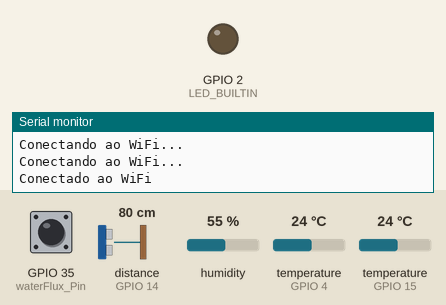
Simulated run of this sketch. Board: ESP32. Parts: output pins drawn as LEDs (lit = HIGH), the last lines printed to the serial monitor. Wiring (inferred from the names in the program): ultrasonic range finder: trigger GPIO 13; echo GPIO 14. The inputs (shaded band) are chosen by the test bench; at power-on: GPIO 35 (waterFlux_Pin) HIGH, distance to the obstacle (sensor on GPIO 14) 80 cm, humidity 55 %, temperature (sensors on GPIO 4, GPIO 15) 24 °C. The echo pulse lasts 58.3 µs per cm; WiFi joins after 1.5 s; servers stay silent unless stated; network time is answered at once with the bench clock; uploads are accepted with an empty reply; the local clock reads 2024-03-15 10:24:30 at power-on unless the sketch sets it; pins used as bus, display or sensor lines are not drawn.

Above: at 2.1 s.
At 62.1 s:
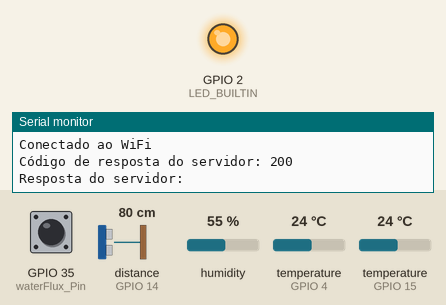
Timing chart, 0 to 123.5 s (numbered marks = the images above):
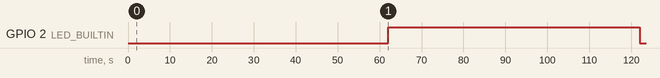

The sketch:

hidrocode-envioapi.ino
```cpp
//Codigo feito por Lucas Galindo

//Estudos dos sensores:

/*conversão de valores UV: https://www.usinainfo.com.br/blog/projeto-sensor-uv-guva-s12sd-com-arduino/
Sensor TDS: https://www.usinainfo.com.br/blog/projeto-medidor-de-tds-arduino-para-condutividade-da-agua/
Sensor LDR: https://www.usinainfo.com.br/ldr/ldr-sensor-de-luminosidade-5mm-2982.html?search_query=LDR&results=24
Sensor Temp_Agua: https://www.usinainfo.com.br/blog/sensor-de-temperatura-arduino-ds18b20-comunicacao-onewire/
Sensor DHT22: https://www.usinainfo.com.br/sensor-de-umidade-arduino/sensor-de-umidade-e-temperatura-dht22-am2302-original-40-a-80c-2813.html?search_query=dht&results=20
Sensor Ultra_Sonico: https://www.usinainfo.com.br/blog/projeto-sensor-ultrassonico-hc-sr04-com-arduino/
Sensor Fluxo: https://www.usinainfo.com.br/blog/sensor-de-fluxo-de-agua-para-arduino-1-30-lmin/
*/

//NTP Cliente (Estudos):
// https://curtocircuito.com.br/blog/Categoria%20IoT/protocolo-ntp-para-ESP32


//Bibliotecas usadas
#include <Arduino.h>
#include <WiFi.h>
#include <HTTPClient.h>
#include <NTPClient.h>
#include <WiFiUdp.h>
#include <OneWire.h>
#include <DallasTemperature.h>
#include "DHT.h"

// Credenciais da rede Wi-Fi LISA
//const char* ssid = "WIFI LISA";
//const char* password = "34Eua7WYBn";

// conexão da rede Wi-Fi DISCENTES
 const char* ssid = "IFCE_DISCENTES";
 const char* password = "ifce@bvg";

// conexão da rede Wi-Fi TAUA
// const char* ssid = "Festival Gastronomico Privado";
// const char* password = "gastronomia10";

// teste
// Configurações para o NTP (Time)
WiFiUDP ntpUDP;
NTPClient timeClient(ntpUDP, "pool.ntp.org", -3 * 3600, 60000); // UTC-3 para o Brasil

// Defina a URL do servidor
String url = "https://hidrowebnia-api.onrender.com/api/devices/673ddc26eb9737c99228c69b"; // Substitua pelo ID da hidroponia que foi criada

// Definindo os nomes dos pinos para os sensores
#define ONE_WIRE_BUS 4
#define TRIG_PIN 13
#define ECHO_PIN 14
#define LDR_PIN 34
#define DHT_PIN 15
#define TDS_PIN 32
#define UV_PIN 33
#define waterFlux_Pin 35
#define relayPin  19
#define LED_BUILTIN 2

int waterFlux = 1;

int um_minuto = 60 * 1000;
int uma_hora = 60 * um_minuto;
int tempo = uma_hora;

// Inicializando sensores
OneWire oneWire(ONE_WIRE_BUS);
DallasTemperature sensors(&oneWire);
DHT dht(DHT_PIN, DHT22);


// Constantes para os tempos de ligar e desligar (em milissegundos)
const unsigned long intervalOn = 1000 * 60; //15 * 60 * 1000;  // 15 minutos
const unsigned long intervalOff = 1000 * 60; //15 * 60 * 1000; // 15 minutos

void setup() {
    Serial.begin(115200);

    // Conectando ao Wi-Fi
    WiFi.begin(ssid, password);
    while (WiFi.status() != WL_CONNECTED) {
        delay(1000);
        Serial.println("Conectando ao WiFi...");
    }
    Serial.println("Conectado ao WiFi");

        // Iniciar NTP Client
    timeClient.begin();

    // Inicializando sensores
    sensors.begin();
    dht.begin();

    pinMode(TRIG_PIN, OUTPUT);
    pinMode(ECHO_PIN, INPUT);
    pinMode(LDR_PIN, INPUT);
    pinMode(TDS_PIN, INPUT);
    pinMode(UV_PIN, INPUT);
    pinMode(waterFlux_Pin, INPUT_PULLUP);
    pinMode(LED_BUILTIN, OUTPUT);


    // Inicia a tarefa para o controle do relé
    xTaskCreatePinnedToCore(
        relayTask,        // Função que executa a tarefa
        "Relay Control",  // Nome da tarefa
        1000,             // Tamanho da pilha (em palavras)
        NULL,             // Parâmetro para passar à tarefa (não utilizado aqui)
        1,                // Prioridade da tarefa
        NULL,             // Handle da tarefa (não utilizado aqui)
        1                 // Executar no núcleo 1 (para separar do loop)
    );
}

// Função da tarefa para controlar o relé
void relayTask(void *parameter) {
    bool relayState = false; // Estado inicial do relé
    unsigned long previousMillis = millis();

    while (true) {
        unsigned long currentMillis = millis();

        if (relayState && (currentMillis - previousMillis >= intervalOn)) {
            // Desliga o relé após 15 minutos ligado
            relayState = false;
            digitalWrite(relayPin, HIGH);
            digitalWrite(LED_BUILTIN, LOW);
            previousMillis = currentMillis;
        } else if (!relayState && (currentMillis - previousMillis >= intervalOff)) {
            // Liga o relé após 15 minutos desligado
            relayState = true;
            digitalWrite(relayPin, LOW);
            digitalWrite(LED_BUILTIN, HIGH);
            previousMillis = currentMillis;
        }

        // Delay para evitar loop desnecessário, ajustável para precisão
        vTaskDelay(1000 / portTICK_PERIOD_MS);
    }
}

void loop() {
  // Atualizando o tempo
    timeClient.update();
    unsigned long epochTime = timeClient.getEpochTime();
    struct tm *ptm = gmtime((time_t *)&epochTime);
    int year = ptm->tm_year + 1900;
    int month = ptm->tm_mon + 1;
    int day = ptm->tm_mday;
    int hour = ptm->tm_hour;
    int minute = ptm->tm_min;
    int second = ptm->tm_sec;
    String Date = String(day) + "/" + String(month) + "/" + String(year);
    String Time = String(hour) + ":" + String(minute) + ":" + String(second);

    // Geração da mensagem em JSON para enviar
    String json = "{";
    json += "\"espStatus\": true,";
    json += "\"measures\": [";
    json += "{";

    // Temperatura da água
    sensors.requestTemperatures();
    float waterTemperature = sensors.getTempCByIndex(0);
    json += "\"waterTemperature\": " + String(waterTemperature) + ",";


    // Strings para os estados de nível
    String Baixo = "Baixo";
    String Medio = "Medio";
    String Alto = "Alto";

    // Nível de água
    digitalWrite(TRIG_PIN, LOW);
    delayMicroseconds(2);
    digitalWrite(TRIG_PIN, HIGH);
    delayMicroseconds(10);
    digitalWrite(TRIG_PIN, LOW);
    long duration = pulseIn(ECHO_PIN, HIGH);
    float nivel = (duration * 0.0343) / 2;

  // Condição do nível de água
  if (nivel > 23.0) {
    json += "\"containerLevel\": \"" + Baixo + "\",";
  } else if (nivel <= 23.0 && nivel > 11.5) {
    json += "\"containerLevel\": \"" + Medio + "\",";
  } else {
    json += "\"containerLevel\": \"" + Alto + "\",";
  }

    // Temperatura e Umidade
    float humidity = dht.readHumidity();
    float temperature = dht.readTemperature();
    if (isnan(humidity) || isnan(temperature)) {
        json += "\"humidity\": null,";
        json += "\"temperature\": null,";
    } else {
        json += "\"humidity\": " + String(humidity) + ",";
        json += "\"temperature\": " + String(temperature) + ",";
    }

    // condutividade da água
    int tdsValue = analogRead(TDS_PIN);
    float conductivity = tdsValue * 2;
    json += "\"conductivity\": " + String(conductivity) + ",";

    // luminosidade
    int luminosity = analogRead(LDR_PIN);
    json += "\"luminosity\": " + String(luminosity) + ",";

    // índice UV
    int leitura_porta = analogRead(UV_PIN);
    int uv;

    // De acordo com a leitura define o indice UV correspondente
    if (leitura_porta <= 10) {
        uv = 0;
    } else if (leitura_porta > 10 && leitura_porta <= 46) {
        uv = 1;
    } else if (leitura_porta > 46 && leitura_porta <= 65) {
        uv = 2;
    } else if (leitura_porta > 65 && leitura_porta <= 83) {
        uv = 3;
    } else if (leitura_porta > 83 && leitura_porta <= 103) {
        uv = 4;
    } else if (leitura_porta > 103 && leitura_porta <= 124) {
        uv = 5;
    } else if (leitura_porta > 124 && leitura_porta <= 142) {
        uv = 6;
    } else if (leitura_porta > 142 && leitura_porta <= 162) {
        uv = 7;
    } else if (leitura_porta > 162 && leitura_porta <= 180) {
        uv = 8;
    } else if (leitura_porta > 180 && leitura_porta <= 200) {
        uv = 9;
    } else if (leitura_porta > 200 && leitura_porta <= 221) {
        uv = 10;
    } else {
        uv = 11;
    }

    json += "\"uv\": " + String(uv) + ",";

  //fluxo de agua + status do motor
    int waterFlux = digitalRead(waterFlux_Pin);
    bool engineStatus = (waterFlux == LOW);
    json += "\"waterFlux\": " + String(waterFlux) + ",";
    json += "\"engineStatus\": " + String(engineStatus ? "false" : "true") + ",";

    json += "\"ph\": null,";  // sem sensor de pH

    json += "\"date\": \"" + Date + "\",";
    json += "\"time\": \"" + Time + "\"";

    json += "}";
    json += "]}";


    // Envio dos dados para a interface web
    if (WiFi.status() == WL_CONNECTED) {
        HTTPClient http;
        http.begin(url);
        http.addHeader("Content-Type", "application/json");

        int httpResponseCode = http.PUT(json);

        if (httpResponseCode > 0) {
            String response = http.getString();
            Serial.println("Código de resposta do servidor: " + String(httpResponseCode));
            Serial.println("Resposta do servidor: " + response);
        } else {
            Serial.println("Erro ao enviar dados: " + String(httpResponseCode));
        }
        http.end();
    } else {
        Serial.println("WiFi desconectado");
    }

    delay(tempo); // Delay de 10 segundos antes da próxima leitura
}
```

Measured:
- by itself, GPIO 2 (LED_BUILTIN): LOW → HIGH at 62.0 s, → LOW 60.0 s later
